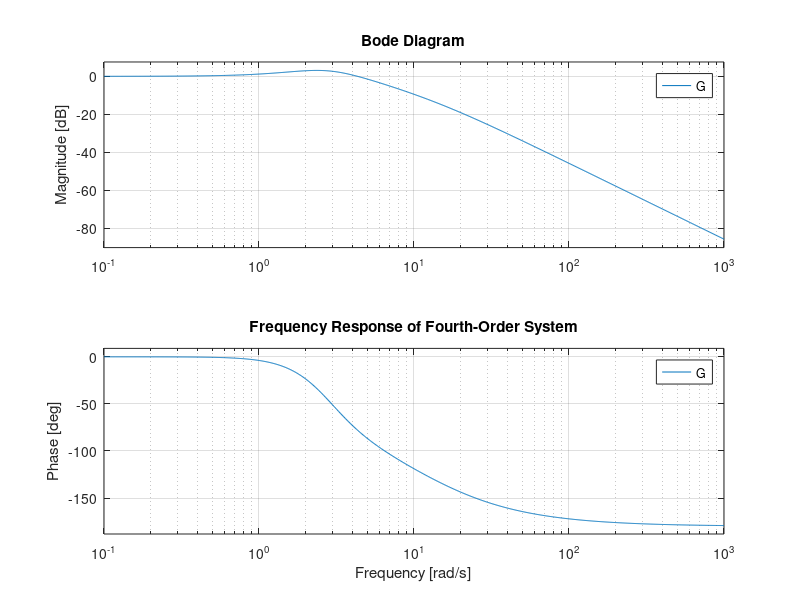

This chart was generated by the following MATLAB code: (Note: this script raises an error after producing the figure.)
% Define constants
zeta = .7;
w_s = 2.65;
m_u_f = 25;
m_u_r = 28;
m_s_f = 141.78;
m_s_r = 136.22;
k_s_f = 102.15;
k_s_r = 132.46;
k_t = 750;
k_st_f = k_s_f/k_t;

% Define the coefficients of the differential equation
a0 = 1;
a1 = (2*zeta)/w_s;
a2 = (1+k_st_f)/(w_s^2);
a3 = ((2*zeta)/(w_s^3))*k_st_f;
a4 = 0;
b0 = 1;
b1 = (2*zeta)/w_s;
b2 = 0;
b3 = 0;

% Define the transfer function
s = tf('s');
G = (b3*s^3 + b2*s^2 + b1*s + b0) / (a4*s^4 + a3*s^3 + a2*s^2 + a1*s + a0);

% Plot the frequency response using bode
bode(G);
grid on;
title('Frequency Response of Fourth-Order System');

% Find the resonance frequency and peak gain
[mag, idx] = max(mag2db(abs(squeeze(freqresp(G)))));
freqs = (freqresp(G,'Hz')).';
res_freq = freqs(idx);
peak_gain = mag(idx);
fprintf('Resonance frequency: %g Hz\nPeak gain: %g dB\n', res_freq, peak_gain);